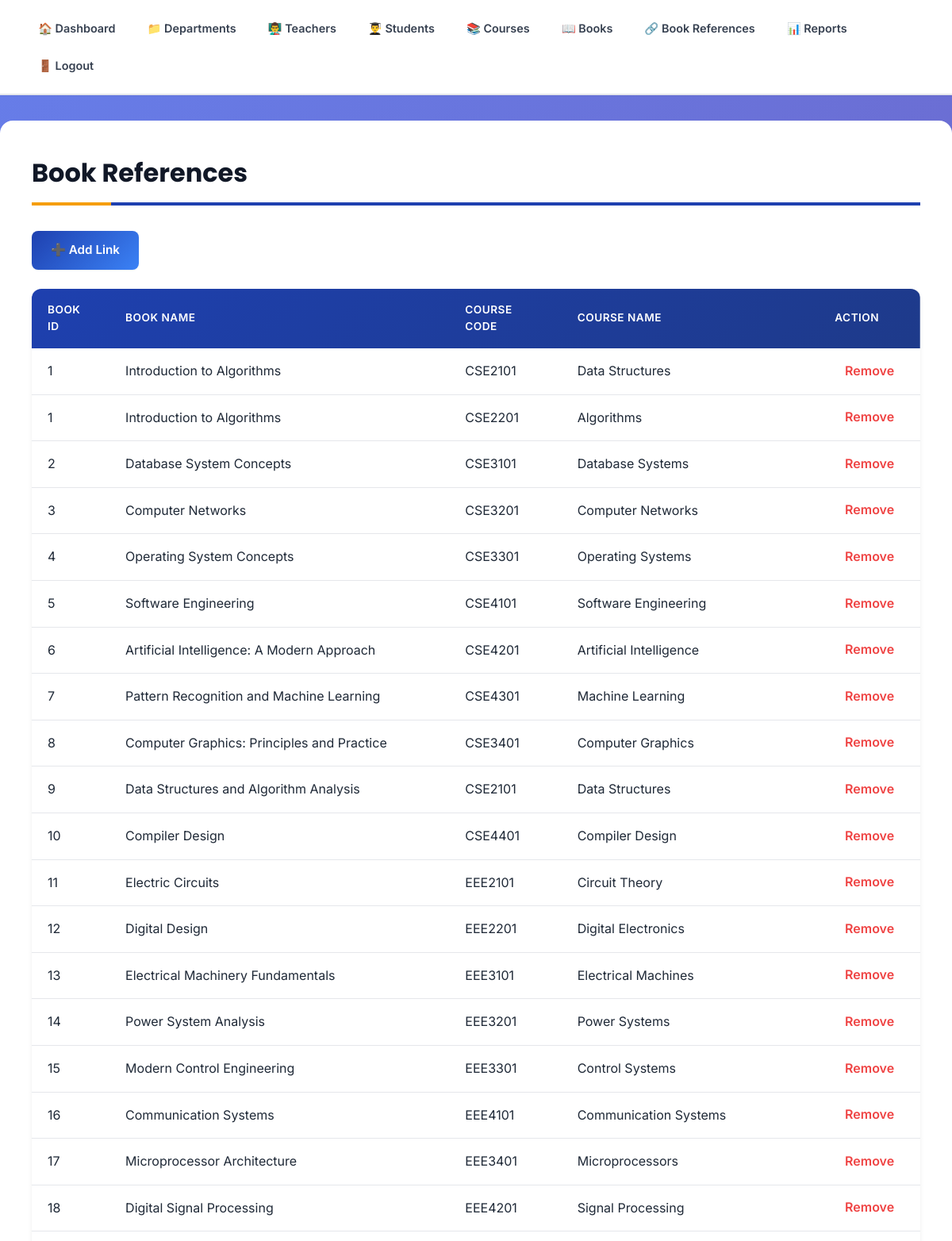
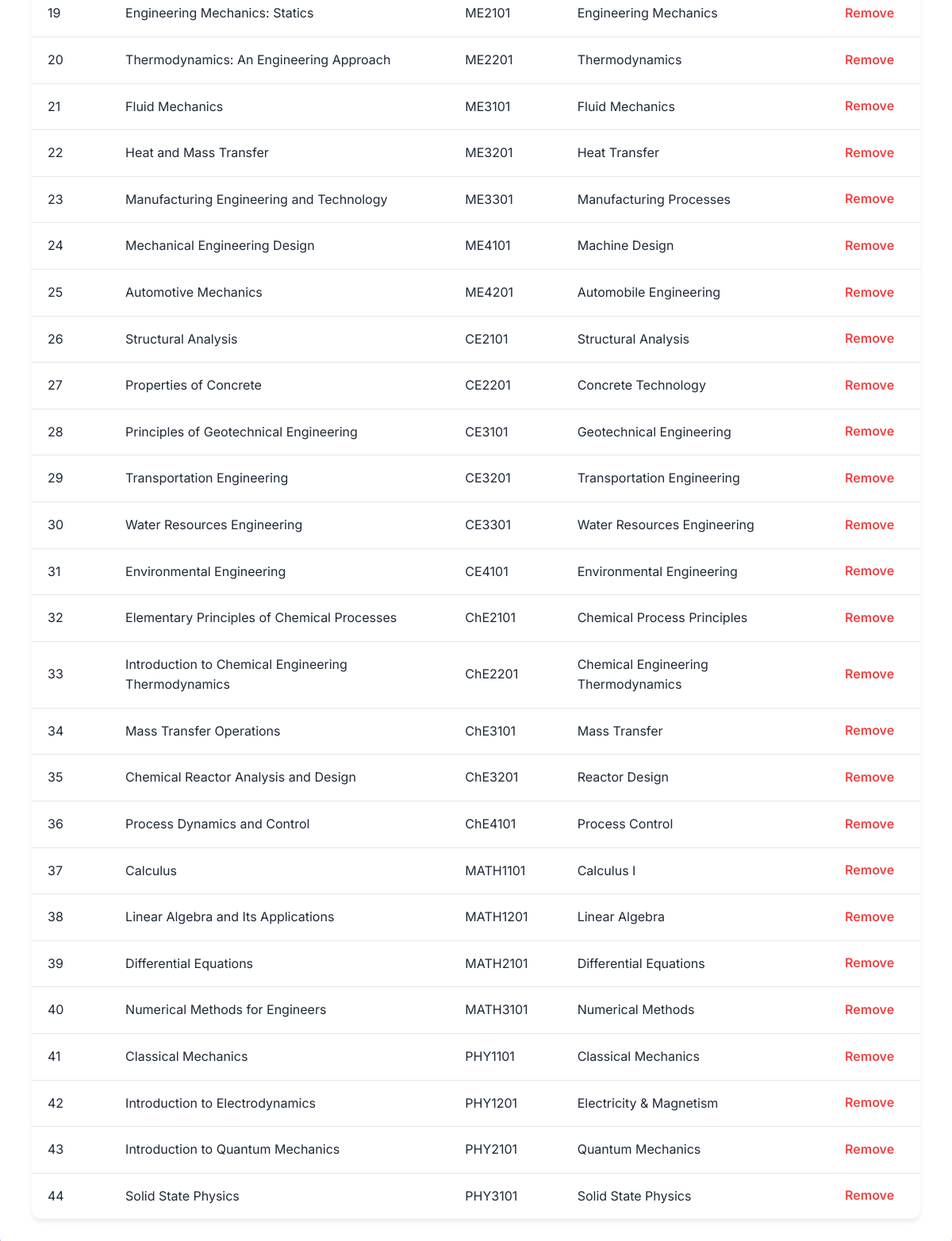
Page /admin/bookrefs_list.php (signed in) on the committed database (2 pictures, top to bottom).
### tables this page shows
CREATE TABLE `book_refs` (
  `book_no` int(11) NOT NULL,
  `course_no` varchar(10) NOT NULL
);

CREATE TABLE `books` (
  `book_no` int(11) NOT NULL,
  `book_name` varchar(150) NOT NULL,
  `author` varchar(100) DEFAULT NULL,
  `edition` int(11) DEFAULT NULL
);

CREATE TABLE `courses` (
  `course_no` varchar(10) NOT NULL,
  `course_name` varchar(100) NOT NULL,
  `credit` decimal(3,1) DEFAULT NULL CHECK (`credit` > 0 and `credit` <= 4),
  `d_id` int(11) DEFAULT NULL
);

### public/admin/bookrefs_list.php (the view, shortened to what this page needs)
<?php
require_once __DIR__ . '/../../src/db.php';
$sql = "SELECT br.book_no, b.book_name, br.course_no, c.course_name
        FROM book_refs br
        JOIN books b ON br.book_no = b.book_no
        JOIN courses c ON br.course_no = c.course_no
        ORDER BY br.book_no";
$res = $mysqli->query($sql);
$refs = $res ? $res->fetch_all(MYSQLI_ASSOC) : [];
?>
<!doctype html>
<html><head><meta charset="utf-8"><title>Book References | Admin Panel</title><link rel="stylesheet" href="../../css/style.css"></head>
<body>
<?php include __DIR__ . '/../../src/admin_nav.php'; ?>
  <main class="container">
    <h2>Book References</h2>
    <a href="bookrefs_add.php" class="btn">➕ Add Link</a>
    <table class="data-table">
      <thead><tr><th>Book ID</th><th>Book Name</th><th>Course Code</th><th>Course Name</th><th>Action</th></tr></thead>
      <tbody>
        <?php if (empty($refs)): ?><tr><td colspan="5">No links found.</td></tr>
        <?php else: foreach($refs as $r): ?>
          <tr>
            <td><?=htmlspecialchars($r['book_no'])?></td>
            <td><?=htmlspecialchars($r['book_name'])?></td>
            <td><?=htmlspecialchars($r['course_no'])?></td>
            <td><?=htmlspecialchars($r['course_name'])?></td>
            <td><a href="bookrefs_delete.php?book_no=<?=urlencode($r['book_no'])?>&course_no=<?=urlencode($r['course_no'])?>" class="delete-btn" onclick="return confirm('Are you sure you want to remove this link?')">Remove</a></td>
          </tr>
        <?php endforeach; endif; ?>
      </tbody>
    </table>
  </main>
</body></html>

### src/admin_nav.php (shortened to what this page needs)
<nav class="navbar">
  <a href="dashboard.php">🏠 Dashboard</a>
  <a href="departments_list.php">📁 Departments</a>
  <a href="teachers_list.php">👨‍🏫 Teachers</a>
  <a href="students_list.php">👨‍🎓 Students</a>
  <a href="courses_list.php">📚 Courses</a>
  <a href="books_list.php">📖 Books</a>
  <a href="bookrefs_list.php">🔗 Book References</a>
  <a href="reports.php">📊 Reports</a>
  <a href="../logout.php">🚪 Logout</a>
</nav>

### css/style.css (style rules this page uses)
* { margin: 0; padding: 0; box-sizing: border-box; }
:root { --primary-color: #1e40af; --primary-dark: #1e3a8a; --primary-light: #3b82f6; --secondary-color: #0891b2; --accent-color: #f59e0b; --success-color: #10b981; --danger-color: #ef4444; --warning-color: #f59e0b; --white: #ffffff; --gray-50: #f9fafb; --gray-100: #f3f4f6; --gray-200: #e5e7eb; --gray-300: #d1d5db; --gray-400: #9ca3af; --gray-600: #4b5563; --gray-700: #374151; --gray-800: #1f2937; --gray-900: #111827; --shadow-sm: 0 1px 2px 0 rgba(0, 0, 0, 0.05); --shadow-md: 0 4px 6px -1px rgba(0, 0, 0, 0.1); --shadow-lg: 0 10px 15px -3px rgba(0, 0, 0, 0.1); --shadow-xl: 0 20px 25px -5px rgba(0, 0, 0, 0.1); --radius-sm: 0.375rem; --radius-md: 0.5rem; --radius-lg: 0.75rem; --radius-xl: 1rem; }
body { font-family: 'Inter', -apple-system, BlinkMacSystemFont, 'Segoe UI', sans-serif; background: linear-gradient(135deg, #667eea 0%, #764ba2 100%); background-attachment: fixed; min-height: 100vh; color: var(--gray-800); line-height: 1.6; }
nav a { color: var(--white); text-decoration: none; font-weight: 500; padding: 0.625rem 1.25rem; border-radius: var(--radius-md); transition: all 0.3s ease; background: rgba(255, 255, 255, 0.1); backdrop-filter: blur(10px); }
.navbar { background: var(--white); padding: 1rem 2rem; box-shadow: var(--shadow-sm); border-bottom: 2px solid var(--gray-200); display: flex; gap: 0.5rem; flex-wrap: wrap; align-items: center; }
.navbar a { color: var(--gray-700); font-weight: 600; text-decoration: none; padding: 0.5rem 1rem; border-radius: var(--radius-md); transition: all 0.3s ease; font-size: 0.9rem; }
.container { max-width: 1200px; margin: 2rem auto; background: var(--white); padding: 2.5rem; border-radius: var(--radius-xl); box-shadow: var(--shadow-xl); animation: fadeIn 0.5s ease; }
.container h2 { font-family: 'Poppins', sans-serif; font-size: 2rem; font-weight: 700; color: var(--gray-900); border-bottom: 4px solid var(--primary-color); padding-bottom: 0.75rem; margin-bottom: 2rem; position: relative; }
.container h2::after { content: ''; position: absolute; bottom: -4px; left: 0; width: 100px; height: 4px; background: var(--accent-color); }
.btn, a[href*="add"], button[type="submit"], input[type="submit"] { display: inline-block; padding: 0.75rem 1.5rem; font-weight: 600; text-decoration: none; border-radius: var(--radius-md); transition: all 0.3s ease; border: none; cursor: pointer; font-size: 0.95rem; box-shadow: var(--shadow-sm); }
.btn, a[href*="add"] { background: linear-gradient(135deg, var(--primary-color), var(--primary-light)); color: var(--white); }
a.delete-btn, a[href*="delete"] { color: var(--danger-color); font-weight: 600; text-decoration: none; padding: 0.4rem 0.8rem; border-radius: var(--radius-sm); transition: all 0.3s ease; }
.data-table { width: 100%; border-collapse: separate; border-spacing: 0; margin-top: 1.5rem; border-radius: var(--radius-lg); overflow: hidden; box-shadow: var(--shadow-md); }
.data-table thead { background: linear-gradient(135deg, var(--primary-color), var(--primary-dark)); color: var(--white); }
.data-table th { padding: 1rem 1.25rem; text-align: left; font-weight: 600; text-transform: uppercase; font-size: 0.85rem; letter-spacing: 0.5px; }
.data-table td { padding: 1rem 1.25rem; border-bottom: 1px solid var(--gray-200); background: var(--white); transition: background 0.3s ease; }
.data-table tbody tr:last-child td { border-bottom: none; }

### rows in the picture
book_refs: book_no "1", book_no.book_name "Introduction to Algorithms", course_no "CSE2101", course_no.course_name "Data Structures"
book_refs: book_no "1", book_no.book_name "Introduction to Algorithms", course_no "CSE2201", course_no.course_name "Algorithms"
book_refs: book_no "2", book_no.book_name "Database System Concepts", course_no "CSE3101", course_no.course_name "Database Systems"
book_refs: book_no "3", book_no.book_name "Computer Networks", course_no "CSE3201", course_no.course_name "Computer Networks"
book_refs: book_no "4", book_no.book_name "Operating System Concepts", course_no "CSE3301", course_no.course_name "Operating Systems"
book_refs: book_no "5", book_no.book_name "Software Engineering", course_no "CSE4101", course_no.course_name "Software Engineering"
book_refs: book_no "6", book_no.book_name "Artificial Intelligence: A Modern Approach", course_no "CSE4201", course_no.course_name "Artificial Intelligence"
book_refs: book_no "7", book_no.book_name "Pattern Recognition and Machine Learning", course_no "CSE4301", course_no.course_name "Machine Learning"
book_refs: book_no "8", book_no.book_name "Computer Graphics: Principles and Practice", course_no "CSE3401", course_no.course_name "Computer Graphics"
book_refs: book_no "9", book_no.book_name "Data Structures and Algorithm Analysis", course_no "CSE2101", course_no.course_name "Data Structures"
book_refs: book_no "10", book_no.book_name "Compiler Design", course_no "CSE4401", course_no.course_name "Compiler Design"
book_refs: book_no "11", book_no.book_name "Electric Circuits", course_no "EEE2101", course_no.course_name "Circuit Theory"
book_refs: book_no "12", book_no.book_name "Digital Design", course_no "EEE2201", course_no.course_name "Digital Electronics"
book_refs: book_no "13", book_no.book_name "Electrical Machinery Fundamentals", course_no "EEE3101", course_no.course_name "Electrical Machines"
book_refs: book_no "14", book_no.book_name "Power System Analysis", course_no "EEE3201", course_no.course_name "Power Systems"
book_refs: book_no "15", book_no.book_name "Modern Control Engineering", course_no "EEE3301", course_no.course_name "Control Systems"
book_refs: book_no "16", book_no.book_name "Communication Systems", course_no "EEE4101", course_no.course_name "Communication Systems"
book_refs: book_no "17", book_no.book_name "Microprocessor Architecture", course_no "EEE3401", course_no.course_name "Microprocessors"
book_refs: book_no "18", book_no.book_name "Digital Signal Processing", course_no "EEE4201", course_no.course_name "Signal Processing"
book_refs: book_no "19", book_no.book_name "Engineering Mechanics: Statics", course_no "ME2101", course_no.course_name "Engineering Mechanics"
book_refs: book_no "20", book_no.book_name "Thermodynamics: An Engineering Approach", course_no "ME2201", course_no.course_name "Thermodynamics"
book_refs: book_no "21", book_no.book_name "Fluid Mechanics", course_no "ME3101", course_no.course_name "Fluid Mechanics"
book_refs: book_no "22", book_no.book_name "Heat and Mass Transfer", course_no "ME3201", course_no.course_name "Heat Transfer"
book_refs: book_no "23", book_no.book_name "Manufacturing Engineering and Technology", course_no "ME3301", course_no.course_name "Manufacturing Processes"
book_refs: book_no "24", book_no.book_name "Mechanical Engineering Design", course_no "ME4101", course_no.course_name "Machine Design"
book_refs: book_no "25", book_no.book_name "Automotive Mechanics", course_no "ME4201", course_no.course_name "Automobile Engineering"
book_refs: book_no "26", book_no.book_name "Structural Analysis", course_no "CE2101", course_no.course_name "Structural Analysis"
book_refs: book_no "27", book_no.book_name "Properties of Concrete", course_no "CE2201", course_no.course_name "Concrete Technology"
book_refs: book_no "28", book_no.book_name "Principles of Geotechnical Engineering", course_no "CE3101", course_no.course_name "Geotechnical Engineering"
book_refs: book_no "29", book_no.book_name "Transportation Engineering", course_no "CE3201", course_no.course_name "Transportation Engineering"
book_refs: book_no "30", book_no.book_name "Water Resources Engineering", course_no "CE3301", course_no.course_name "Water Resources Engineering"
book_refs: book_no "31", book_no.book_name "Environmental Engineering", course_no "CE4101", course_no.course_name "Environmental Engineering"
book_refs: book_no "32", book_no.book_name "Elementary Principles of Chemical Processes", course_no "ChE2101", course_no.course_name "Chemical Process Principles"
book_refs: book_no "33", book_no.book_name "Introduction to Chemical Engineering Thermodynamics", course_no "ChE2201", course_no.course_name "Chemical Engineering Thermodynamics"
book_refs: book_no "34", book_no.book_name "Mass Transfer Operations", course_no "ChE3101", course_no.course_name "Mass Transfer"
book_refs: book_no "35", book_no.book_name "Chemical Reactor Analysis and Design", course_no "ChE3201", course_no.course_name "Reactor Design"
book_refs: book_no "36", book_no.book_name "Process Dynamics and Control", course_no "ChE4101", course_no.course_name "Process Control"
book_refs: book_no "37", book_no.book_name "Calculus", course_no "MATH1101", course_no.course_name "Calculus I"
book_refs: book_no "38", book_no.book_name "Linear Algebra and Its Applications", course_no "MATH1201", course_no.course_name "Linear Algebra"
book_refs: book_no "39", book_no.book_name "Differential Equations", course_no "MATH2101", course_no.course_name "Differential Equations"
book_refs: book_no "40", book_no.book_name "Numerical Methods for Engineers", course_no "MATH3101", course_no.course_name "Numerical Methods"
book_refs: book_no "41", book_no.book_name "Classical Mechanics", course_no "PHY1101", course_no.course_name "Classical Mechanics"
book_refs: book_no "42", book_no.book_name "Introduction to Electrodynamics", course_no "PHY1201", course_no.course_name "Electricity & Magnetism"
book_refs: book_no "43", book_no.book_name "Introduction to Quantum Mechanics", course_no "PHY2101", course_no.course_name "Quantum Mechanics"
book_refs: book_no "44", book_no.book_name "Solid State Physics", course_no "PHY3101", course_no.course_name "Solid State Physics"
